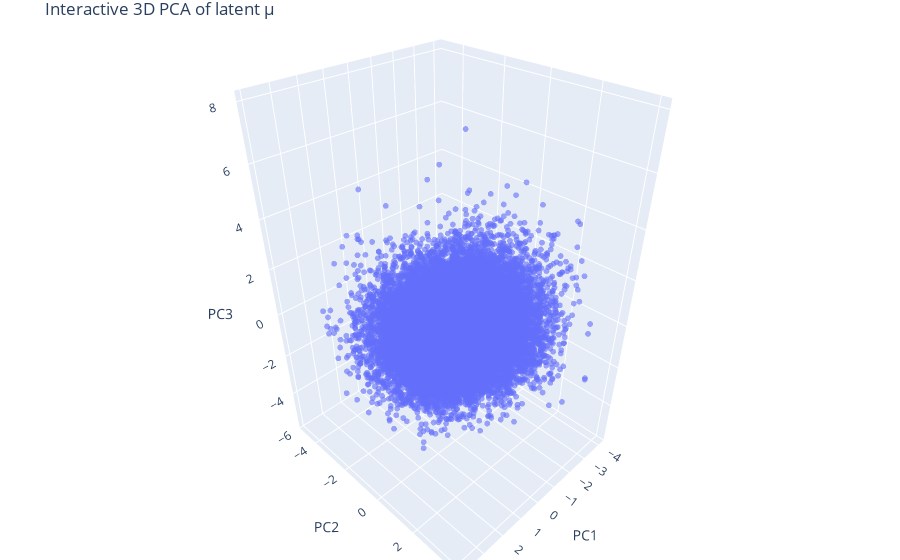

Source (notebook cell):
### Code cell
plot_pca_3d_interactive(mu)

### Figure 1 — Plotly figure (JSON) as saved in the notebook; plotly's stock layout.template omitted (floating-point values rounded to 4 significant figures; data arrays with more than 128 entries replaced by an {"elided": "..."} marker saying what was removed)
{"data": [{"marker": {"opacity": 0.6, "size": 2}, "mode": "markers", "type": "scatter3d", "x": {"elided": "19867 float values"}, "y": {"elided": "19867 float values"}, "z": {"elided": "19867 float values"}}], "layout": {"margin": {"b": 0, "l": 0, "r": 0, "t": 30}, "scene": {"xaxis": {"title": {"text": "PC1"}}, "yaxis": {"title": {"text": "PC2"}}, "zaxis": {"title": {"text": "PC3"}}}, "title": {"text": "Interactive 3D PCA of latent μ"}}}
